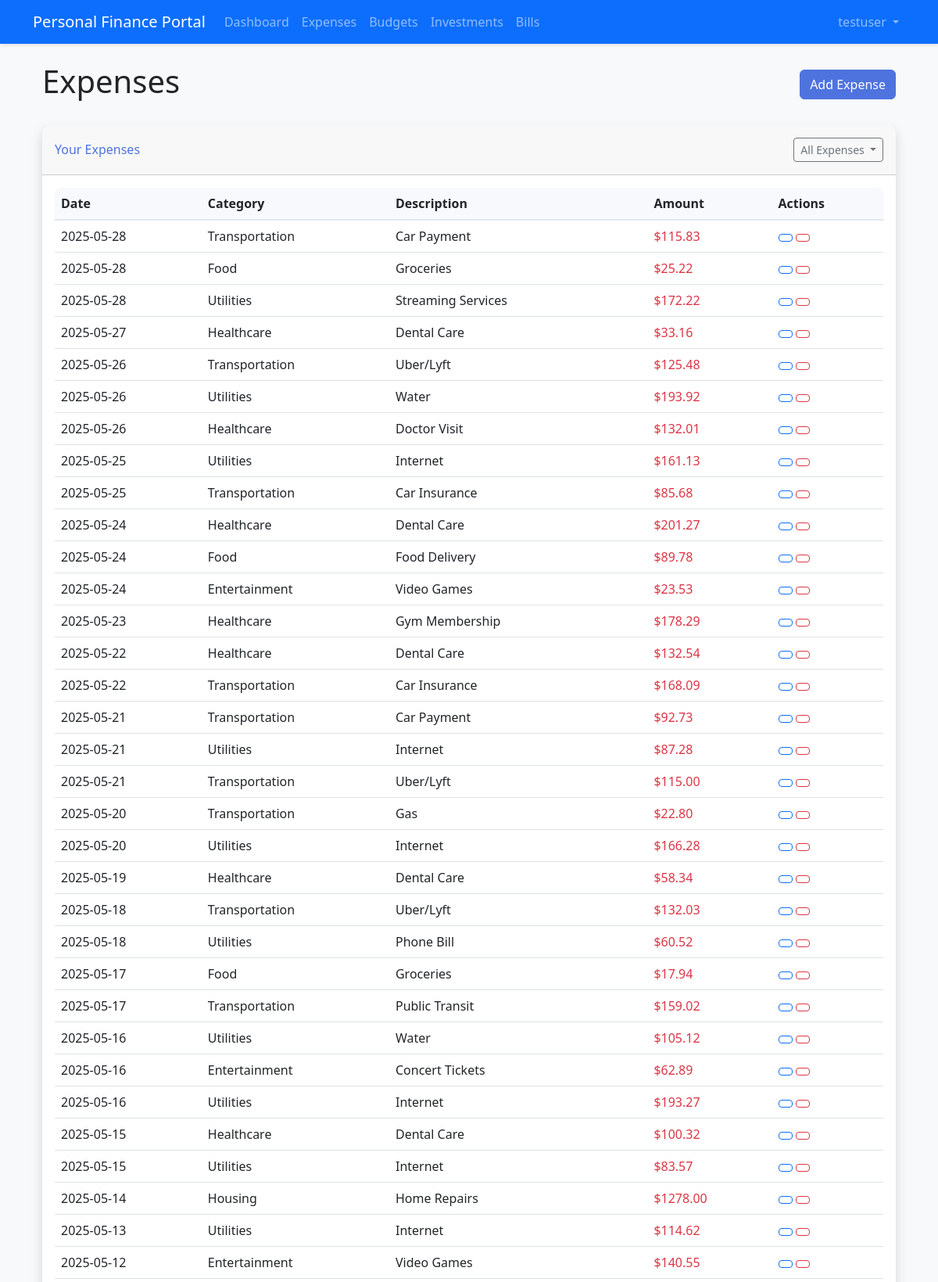
The page /expenses/ (signed in, upper part) on the database its author committed.
### app/models/user.py (models this page shows, shortened)
class User(db.Model, UserMixin):
    id = db.Column(db.Integer, primary_key=True)
    username = db.Column(db.String(64), index=True, unique=True)
    email = db.Column(db.String(120), index=True, unique=True)
    password_hash = db.Column(db.String(128))
    created_at = db.Column(db.DateTime, default=datetime.utcnow)
    expenses = db.relationship('Expense', backref='user', lazy='dynamic')
    budgets = db.relationship('Budget', backref='user', lazy='dynamic')
    investments = db.relationship('Investment', backref='user', lazy='dynamic')
    bills = db.relationship('Bill', backref='user', lazy='dynamic')

### app/models/expense.py (models this page shows, shortened)
class Expense(db.Model):
    id = db.Column(db.Integer, primary_key=True)
    amount = db.Column(db.Float, nullable=False)
    category = db.Column(db.String(64), nullable=False)
    description = db.Column(db.String(256))
    date = db.Column(db.Date, default=datetime.utcnow().date)
    created_at = db.Column(db.DateTime, default=datetime.utcnow)
    receipt_path = db.Column(db.String(256))
    user_id = db.Column(db.Integer, db.ForeignKey('user.id'), nullable=False)

### app/routes/expenses.py (the view, shortened to what this page needs)
@expenses_bp.route('/')
@login_required
def index():
    expenses_exist = Expense.query.filter_by(user_id=current_user.id).first() is not None
    if not expenses_exist:
        create_sample_expenses()
    filter_type = request.args.get('filter', 'all')
    query = Expense.query.filter_by(user_id=current_user.id)
    today = datetime.now()
    if filter_type == 'this_month':
        query = query.filter(
            db.extract('month', Expense.date) == today.month,
            db.extract('year', Expense.date) == today.year
        )
    elif filter_type == 'this_year':
        query = query.filter(db.extract('year', Expense.date) == today.year)
    expenses = query.order_by(Expense.date.desc()).all()
    total_amount = sum(expense.amount for expense in expenses)
    categories = []
    category_amounts = []
    category_totals = {}
    for expense in expenses:
        if expense.category in category_totals:
            category_totals[expense.category] += expense.amount
        else:
            category_totals[expense.category] = expense.amount
    for category, amount in category_totals.items():
        categories.append(category)
        category_amounts.append(amount)
    return render_template('expenses/index.html',
                          title='Expenses',
                          expenses=expenses,
                          total_amount=total_amount,
                          categories=categories,
                          category_amounts=category_amounts,
                          active_filter=filter_type)

### app/models/user.py (called while the page is built)
@login_manager.user_loader
def load_user(id):
    return User.query.get(int(id))

### app/utils/date_utils.py (called while the page is built)
def get_current_datetime():
    return datetime.now()

### app/templates/expenses/index.html (shortened to what this page needs)
{% extends "base.html" %}
{% block content %}
<div class="container mt-4">
    <div class="d-flex justify-content-between align-items-center mb-4">
        <h1>Expenses</h1>
        <button type="button" class="btn btn-primary" data-bs-toggle="modal" data-bs-target="#addExpenseModal">
             Add Expense
        </button>
    </div>
    {% if expenses %}
    <div class="card shadow mb-4">
        <div class="card-header py-3 d-flex justify-content-between align-items-center">
            <h6 class="m-0 font-weight-bold text-primary">Your Expenses</h6>
            <div class="dropdown">
                <button class="btn btn-sm btn-outline-secondary dropdown-toggle" type="button" id="filterDropdown" data-bs-toggle="dropdown" aria-expanded="false">
                    {% if active_filter == 'all' %}
                        All Expenses
                    {% elif active_filter == 'this_month' %}
                        This Month
                    {% elif active_filter == 'last_month' %}
                        Last Month
                    {% elif active_filter == 'this_year' %}
                        This Year
                    {% else %}
                        Filter
                    {% endif %}
                </button>
            </div>
        </div>
        <div class="card-body">
            <div class="table-responsive">
                <table class="table table-hover">
                    <thead>
                        <tr>
                            <th>Date</th>
                            <th>Category</th>
                            <th>Description</th>
                            <th>Amount</th>
                            <th>Actions</th>
                        </tr>
                    </thead>
                    <tbody>
                        {% for expense in expenses %}
                        <tr>
                            <td>{{ expense.date.strftime('%Y-%m-%d') }}</td>
                            <td>{{ expense.category }}</td>
                            <td>{{ expense.description }}</td>
                            <td class="text-danger">${{ "%.2f"|format(expense.amount) }}</td>
                            <td>
                                <button class="btn btn-sm btn-outline-primary" data-bs-toggle="modal" data-bs-target="#editExpenseModal{{ expense.id }}">
                                </button>
                                <button class="btn btn-sm btn-outline-danger" data-bs-toggle="modal" data-bs-target="#deleteExpenseModal{{ expense.id }}">
                                </button>
                            </td>
                        </tr>
                        {% endfor %}
                    </tbody>
                </table>
            </div>
        </div>
    </div>
    {% else %}
    <div class="alert alert-info">
        You haven't added any expenses yet. Click the "Add Expense" button to get started.
    </div>
    {% endif %}
</div>
{% endblock %}

### app/templates/base.html (shortened to what this page needs)
<!DOCTYPE html>
<html lang="en">
<head>
    <link href="https://cdn.jsdelivr.net/npm/bootstrap@5.3.0-alpha1/dist/css/bootstrap.min.css" rel="stylesheet">
    <link rel="stylesheet" href="{{ url_for('static', filename='css/style.css') }}">
</head>
<body>
    <nav class="navbar navbar-expand-lg navbar-dark bg-primary">
        <div class="container">
            <a class="navbar-brand" href="{{ url_for('dashboard.index') }}">{{ config.APP_NAME }}</a>
            <div class="collapse navbar-collapse" id="navbarNav">
                <ul class="navbar-nav me-auto">
                    {% if current_user.is_authenticated %}
                    <li class="nav-item">
                        <a class="nav-link" href="{{ url_for('dashboard.index') }}">Dashboard</a>
                    </li>
                    <li class="nav-item">
                        <a class="nav-link" href="{{ url_for('expenses.index') }}">Expenses</a>
                    </li>
                    <li class="nav-item">
                        <a class="nav-link" href="{{ url_for('budgets.index') }}">Budgets</a>
                    </li>
                    <li class="nav-item">
                        <a class="nav-link" href="{{ url_for('investments.index') }}">Investments</a>
                    </li>
                    <li class="nav-item">
                        <a class="nav-link" href="{{ url_for('bills.index') }}">Bills</a>
                    </li>
                    {% endif %}
                </ul>
                <ul class="navbar-nav">
                    {% if current_user.is_authenticated %}
                    <li class="nav-item dropdown">
                        <a class="nav-link dropdown-toggle" href="#" id="userDropdown" role="button"
                            data-bs-toggle="dropdown">
                            {{ current_user.username }}
                        </a>
                    </li>
                    {% endif %}
                </ul>
            </div>
        </div>
    </nav>
    <main class="container mt-4">
        {% block content %}{% endblock %}
    </main>
</body>
</html>

### app/static/css/style.css (style rules this page uses)
body { font-family: 'Segoe UI', Tahoma, Geneva, Verdana, sans-serif; background-color: #f8f9fa; }
.navbar { box-shadow: 0 2px 4px rgba(0, 0, 0, 0.1); }
.card { border-radius: 0.5rem; border: none; box-shadow: 0 0.125rem 0.25rem rgba(0, 0, 0, 0.075); transition: transform 0.3s ease, box-shadow 0.3s ease; }
.btn-primary { background-color: #4e73df; border-color: #4e73df; }
.text-primary { color: #4e73df !important; }
.table { border-radius: 0.5rem; overflow: hidden; }
.table thead th { background-color: #f8f9fc; border-bottom: 2px solid #e3e6f0; }

### rows shown on the page
User: username "testuser"
Expense: date "2025-05-28", category "Transportation", description "Car Payment", amount "115.83"
Expense: date "2025-05-28", category "Food", description "Groceries", amount "25.22"
Expense: date "2025-05-28", category "Utilities", description "Streaming Services", amount "172.22"
Expense: date "2025-05-27", category "Healthcare", description "Dental Care", amount "33.16"
Expense: date "2025-05-26", category "Transportation", description "Uber/Lyft", amount "125.48"
Expense: date "2025-05-26", category "Utilities", description "Water", amount "193.92"
Expense: date "2025-05-26", category "Healthcare", description "Doctor Visit", amount "132.01"
Expense: date "2025-05-25", category "Utilities", description "Internet", amount "161.13"
Expense: date "2025-05-25", category "Transportation", description "Car Insurance", amount "85.68"
Expense: date "2025-05-24", category "Healthcare", description "Dental Care", amount "201.27"
Expense: date "2025-05-24", category "Food", description "Food Delivery", amount "89.78"
Expense: date "2025-05-24", category "Entertainment", description "Video Games", amount "23.53"
Expense: date "2025-05-23", category "Healthcare", description "Gym Membership", amount "178.29"
Expense: date "2025-05-22", category "Healthcare", description "Dental Care", amount "132.54"
Expense: date "2025-05-22", category "Transportation", description "Car Insurance", amount "168.09"
Expense: date "2025-05-21", category "Transportation", description "Car Payment", amount "92.73"
Expense: date "2025-05-21", category "Utilities", description "Internet", amount "87.28"
Expense: date "2025-05-21", category "Transportation", description "Uber/Lyft", amount "115.00"
Expense: date "2025-05-20", category "Transportation", description "Gas", amount "22.80"
Expense: date "2025-05-20", category "Utilities", description "Internet", amount "166.28"
Expense: date "2025-05-19", category "Healthcare", description "Dental Care", amount "58.34"
Expense: date "2025-05-18", category "Transportation", description "Uber/Lyft", amount "132.03"
Expense: date "2025-05-18", category "Utilities", description "Phone Bill", amount "60.52"
Expense: date "2025-05-17", category "Food", description "Groceries", amount "17.94"
Expense: date "2025-05-17", category "Transportation", description "Public Transit", amount "159.02"
Expense: date "2025-05-16", category "Utilities", description "Water", amount "105.12"
Expense: date "2025-05-16", category "Entertainment", description "Concert Tickets", amount "62.89"
Expense: date "2025-05-16", category "Utilities", description "Internet", amount "193.27"
Expense: date "2025-05-15", category "Healthcare", description "Dental Care", amount "100.32"
Expense: date "2025-05-15", category "Utilities", description "Internet", amount "83.57"
Expense: date "2025-05-14", category "Housing", description "Home Repairs", amount "1278.00"
Expense: date "2025-05-13", category "Utilities", description "Internet", amount "114.62"
Expense: date "2025-05-12", category "Entertainment", description "Video Games", amount "140.55"

### other values the page prints
{{ config.APP_NAME }} "Personal Finance Portal"
